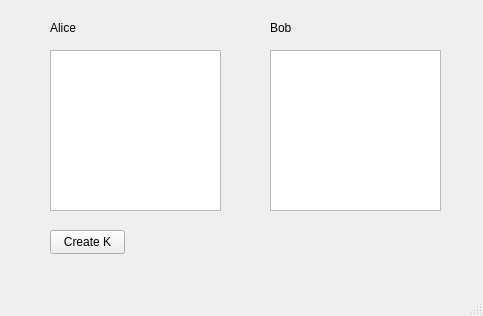
<?xml version="1.0" encoding="UTF-8"?>
<ui version="4.0">
 <class>MainWindow</class>
 <widget class="QMainWindow" name="MainWindow">
  <property name="geometry">
   <rect>
    <x>0</x>
    <y>0</y>
    <width>483</width>
    <height>316</height>
   </rect>
  </property>
  <property name="windowTitle">
   <string>MainWindow</string>
  </property>
  <widget class="QWidget" name="centralwidget">
   <widget class="QLabel" name="label">
    <property name="geometry">
     <rect>
      <x>50</x>
      <y>20</y>
      <width>49</width>
      <height>16</height>
     </rect>
    </property>
    <property name="text">
     <string>Alice</string>
    </property>
   </widget>
   <widget class="QLabel" name="label_2">
    <property name="geometry">
     <rect>
      <x>270</x>
      <y>20</y>
      <width>49</width>
      <height>16</height>
     </rect>
    </property>
    <property name="text">
     <string>Bob</string>
    </property>
   </widget>
   <widget class="QPushButton" name="Create_K">
    <property name="geometry">
     <rect>
      <x>50</x>
      <y>230</y>
      <width>75</width>
      <height>24</height>
     </rect>
    </property>
    <property name="text">
     <string>Create K</string>
    </property>
   </widget>
   <widget class="QPlainTextEdit" name="plainTextEdit_Alice">
    <property name="geometry">
     <rect>
      <x>50</x>
      <y>50</y>
      <width>171</width>
      <height>161</height>
     </rect>
    </property>
   </widget>
   <widget class="QPlainTextEdit" name="plainTextEdit_Bob">
    <property name="geometry">
     <rect>
      <x>270</x>
      <y>50</y>
      <width>171</width>
      <height>161</height>
     </rect>
    </property>
   </widget>
  </widget>
  <widget class="QMenuBar" name="menubar">
   <property name="geometry">
    <rect>
     <x>0</x>
     <y>0</y>
     <width>483</width>
     <height>22</height>
    </rect>
   </property>
  </widget>
  <widget class="QStatusBar" name="statusbar"/>
 </widget>
 <resources/>
 <connections/>
</ui>
